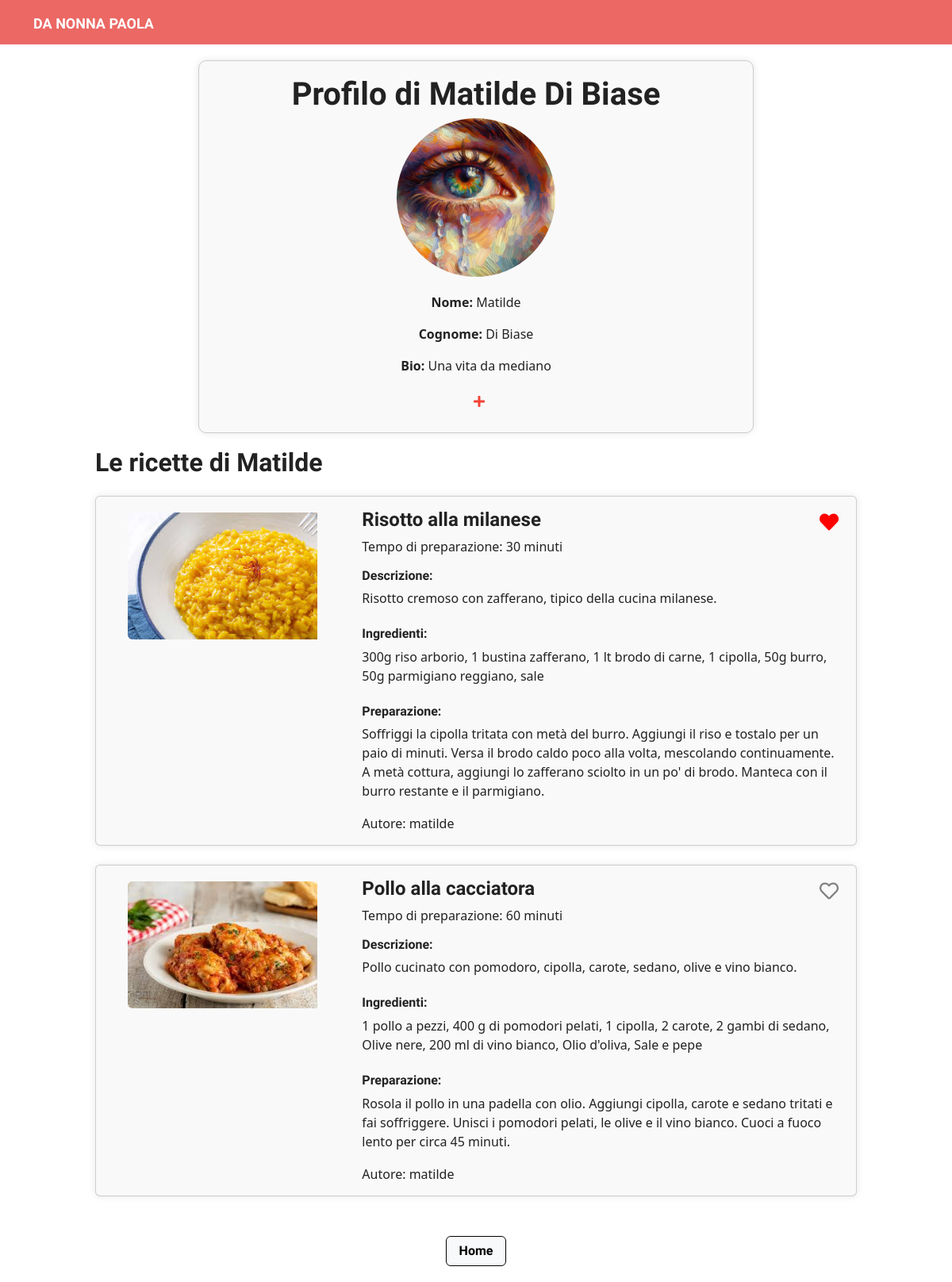
The page /user/2/ on the database its author committed.
### pages/models.py (models this page shows, shortened)
class CustomUser(AbstractUser):
    bio = models.TextField(blank=True, null=True)
    profile_picture = models.ImageField(upload_to='profile_pictures/', blank=True, null=True)
    friends = models.ManyToManyField('self', symmetrical=False, related_name='followers', blank=True)

class Recipe(models.Model):
    CATEGORY_CHOICES = [
        ('ANTIPASTI', 'Antipasti'),
        ('PRIMI', 'Primi'),
        ('SECONDI', 'Secondi'),
        ('DOLCI', 'Dolci')
    ]
    user = models.ForeignKey(settings.AUTH_USER_MODEL, related_name='recipes_created', on_delete=models.CASCADE)
    title = models.CharField(max_length=200)
    slug = models.SlugField(max_length=200, blank=True)
    image = models.ImageField(upload_to='recipes/%Y/%m/%d')
    description = models.TextField("Description")
    ingredients = models.TextField("Ingredients")
    preparation = models.TextField("Preparation")
    preparation_time = models.IntegerField("Preparation Time (minutes)", default=0)
    created = models.DateField(auto_now_add=True, db_index=True)
    likes = models.ManyToManyField(settings.AUTH_USER_MODEL, related_name='liked_recipes', blank=True)
    category = models.CharField(max_length=10, choices=CATEGORY_CHOICES, default='PRIMI')
    objects = models.Manager()

### pages/views.py (the view)
# urls.py: path('user/<int:user_id>/', views.user_profile, name='user-profile'),
def user_profile(request, user_id):
    user = get_object_or_404(CustomUser, id=user_id)
    recipes = Recipe.objects.filter(user=user)
    return render(request, 'pages/user-profile.html', {'user': user, 'recipes': recipes})

### pages/templates/pages/user-profile.html (shortened to what this page needs)
<!DOCTYPE html>
<html lang="en">
<head>
    <link rel="stylesheet" href="https://bootswatch.com/5/journal/bootstrap.min.css">
    <link rel="stylesheet" href="https://cdnjs.cloudflare.com/ajax/libs/font-awesome/5.15.4/css/all.min.css">
</head>
<body>
<header>
    <nav class="navbar navbar-expand-lg navbar-dark bg-primary">
        <div class="container">
            <a class="navbar-brand" href="/">DA NONNA PAOLA</a>
        </div>
    </nav>
</header>
<main>
    <div class="profile-page">
        <div class="profile-info">
            <h1>Profilo di {{ user.first_name }} {{ user.last_name }}</h1>
            {% if user.profile_picture %}
                <img class="profile-picture" src="{{ user.profile_picture.url }}" alt="Profile Picture">
            {% else %}
                <p>Immagine del profilo non disponibile.</p>
            {% endif %}
            <p><strong>Nome:</strong> {{ user.first_name }}</p>
            <p><strong>Cognome:</strong> {{ user.last_name }}</p>
            <p><strong>Bio:</strong> {{ user.bio }}</p>
            <button class="follow-button btn btn-outline-primary ms-2" data-user-id="{{ user.id }}" data-author-id="{{ user.id }}">
                {% if request.user in user.followers.all %}
                    <i class="fas fa-check"></i>
                {% else %}
                    <i class="fas fa-plus" style="color: #f44336;"></i>
                {% endif %}
            </button>
        </div>
    </div>
    <div class="recipes-section" style="margin-bottom:30px; padding-left:10%; padding-right:10%;">
        <h2 class="mb-4">Le ricette di {{ user.first_name }}</h2>
        {% if recipes %}
        <div class="row row-cols-1 g-4">
            {% for recipe in recipes %}
                <div class="col">
                    <div class="card">
                        <div class="row g-0">
                            <div class="col-md-4">
                                <div class="profile-picture-container d-flex justify-content-center align-items-center">
                                    <img src="{{ recipe.image.url }}" class="img-fluid rounded-start recipe-image" alt="{{ recipe.title }}">
                                </div>
                            </div>
                            <div class="col-md-8">
                                <div class="card-body">
                                    <div class="d-flex justify-content-between">
                                        <h4 class="card-title">{{ recipe.title }}</h4>
                                        <button class="like-button" data-recipe-id="{{ recipe.id }}">
                                            {% if user in recipe.likes.all %}
                                                <i class="fas fa-heart liked"></i>
                                            {% else %}
                                                <i class="far fa-heart"></i>
                                            {% endif %}
                                        </button>
                                    </div>
                                    <p class="card-text">Tempo di preparazione: {{ recipe.preparation_time }} minuti</p>
                                    <h6>Descrizione:</h6>
                                    <p>{{ recipe.description }}</p>
                                    <h6 class="mt-4">Ingredienti:</h6>
                                    <p>{{ recipe.ingredients }}</p>
                                    <h6 class="mt-4">Preparazione:</h6>
                                    <p>{{ recipe.preparation }}</p>
                                    <div class="author-name d-flex align-items-center">
                                    <div style="transform: translateY(+5%); position: relative;">
                                        Autore: {{ recipe.user }}
                                    </div>
                                    </div>
                                </div>
                            </div>
                        </div>
                    </div>
                </div>
            {% endfor %}
        </div>
        {% else %}
        <p class="mt-4">Non hai ancora creato nessuna ricetta.</p>
        {% endif %}
    </div>
</main>
<footer style="text-align: center; padding: 20px;">
    <a type="button" class="btn btn-light" href="/">Home</a>
</footer>
</body>
</html>

### pages/templates/pages/user-profile.html (style rules this page uses)
.profile-page { width: 100%; display: flex; justify-content: center; align-items: center; padding: 20px; }
.profile-info { max-width: 700px; width: 100%; padding: 20px 40px; border: 1px solid #ccc; border-radius: 10px; box-shadow: 0 0 10px rgba(0, 0, 0, 0.1); background-color: #f9f9f9; text-align: center; }
.profile-picture { width: 200px; height: 200px; border-radius: 50%; object-fit: cover; margin-bottom: 20px; }
.card { background-color: #f9f9f9; box-shadow: 0 0 10px rgba(0, 0, 0, 0.1); }
.profile-picture-container { display: flex; justify-content: center; margin-top: 20px; }
.recipe-image { width: 75%; height: auto; }
.like-button { background: none; border: none; outline: none; cursor: pointer; }
.like-button .fas.fa-heart { color: red; }
.like-button .far.fa-heart { color: grey; }
.like-button .fas.fa-heart, .like-button .far.fa-heart { font-size: 24px; width: 24px; height: 24px; display: inline-block; }
.follow-button { background: none; border: none; cursor: pointer; }
.btn-light { border: 1px solid black; }

### rows shown on the page
CustomUser: first_name "Matilde", last_name "Di Biase", profile_picture (picture), bio "Una vita da mediano"
Recipe: image (picture), title "Risotto alla milanese", preparation_time "30", description "Risotto cremoso con zafferano, tipico della cucina milanese.", ingredients "300g riso arborio, 1 bustina zafferano, 1 lt brodo di carne, 1 cipolla, 50g burro, 50g parmigiano reggiano, sale", preparation "Soffriggi la cipolla tritata con metà del burro. Aggiungi il riso e tostalo per un paio di minuti. Versa il brodo caldo poco alla volta, mescolando continuamente. A metà cottura, aggiungi lo zafferano sciolto in un po' di brodo. Manteca con il burro restante e il parmigiano.", user "matilde"
Recipe: image (picture), title "Pollo alla cacciatora", preparation_time "60", description "Pollo cucinato con pomodoro, cipolla, carote, sedano, olive e vino bianco.", ingredients "1 pollo a pezzi, 400 g di pomodori pelati, 1 cipolla, 2 carote, 2 gambi di sedano, Olive nere, 200 ml di vino bianco, Olio d'oliva, Sale e pepe", preparation "Rosola il pollo in una padella con olio. Aggiungi cipolla, carote e sedano tritati e fai soffriggere. Unisci i pomodori pelati, le olive e il vino bianco. Cuoci a fuoco lento per circa 45 minuti.", user "matilde"
